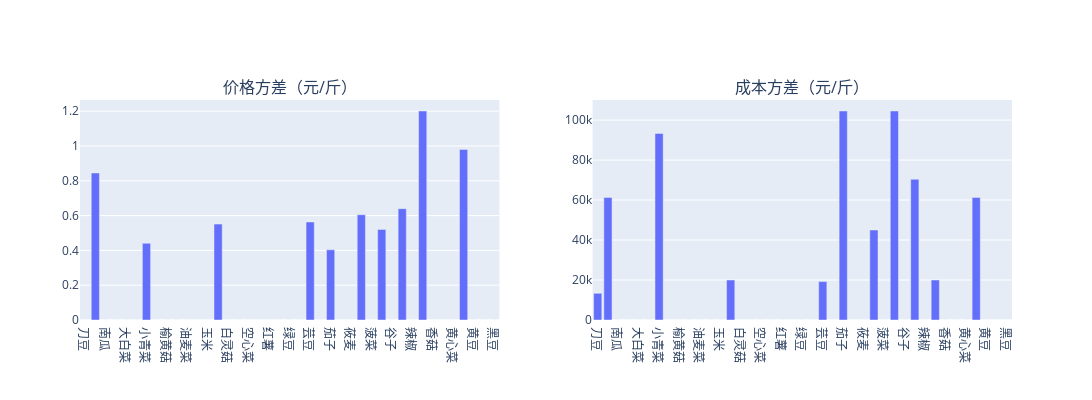
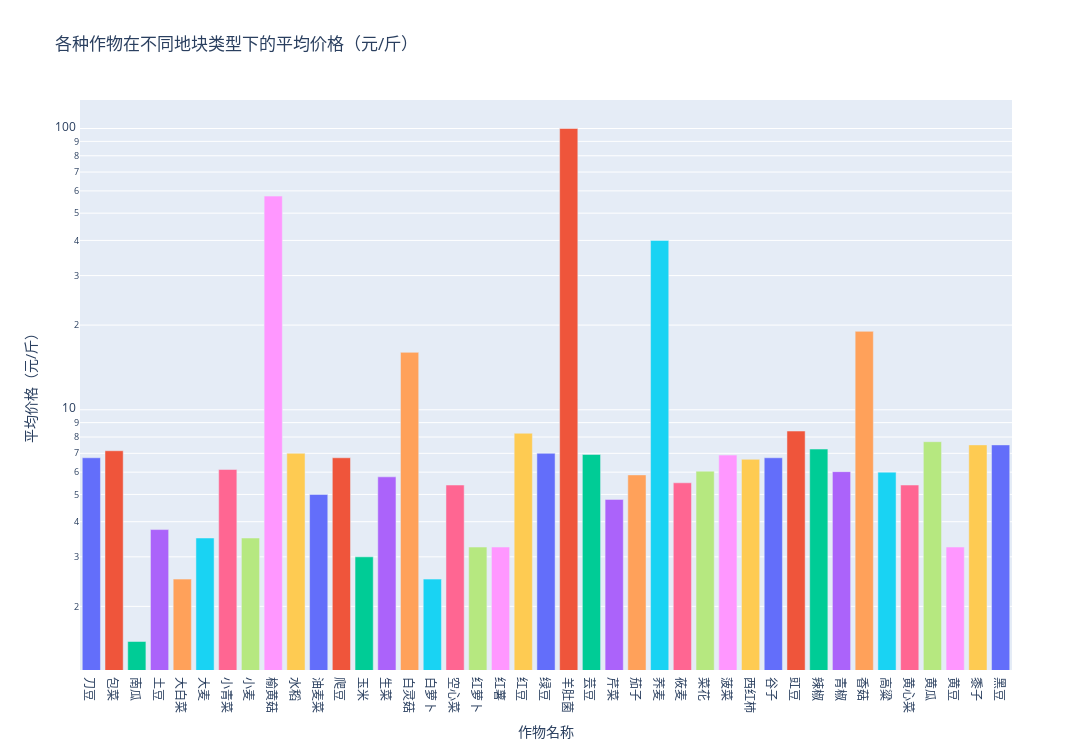

The notebook cell these images were saved under, in order:
### Markdown cell above
## 成本与售价

### Code cell
import plotly.express as px
from plotly.subplots import make_subplots

# 计算每种作物在不同类型地块上面的价格方差
price_var = df.groupby(["Crop Name"])["Price"].var().fillna(0)
cost_var = df.groupby(["Crop Name"])["Cost"].var().fillna(0)

# 使用 Plotly Express 创建第一个图表
fig1 = px.bar(
    x=price_var.index,
    y=price_var,
    labels={"x": "作物", "y": "价格方差（元/斤）"},
)

# 使用 Plotly Express 创建第二个图表
fig2 = px.bar(
    x=cost_var.index,
    y=cost_var,
    labels={"x": "作物", "y": "价格方差（元/斤）"},
)

# 创建子图
fig = make_subplots(
    rows=1,
    cols=2,
    subplot_titles=("价格方差（元/斤）", "成本方差（元/斤）"),
)

# 将第一个图表添加到子图中
for trace in fig1.data:
    fig.add_trace(trace, row=1, col=1)

# 将第二个图表添加到子图中
for trace in fig2.data:
    fig.add_trace(trace, row=1, col=2)

# 设置子图的高度和宽度
fig.update_layout(
    height=400,  # 设置高度
    width=1500,
)

fig.show()


# 计算每种作物在不同地块类型的平均价格
avg_price_df = df.groupby(["Crop Name"])["Price"].agg("mean")
fig = px.bar(
    avg_price_df,
    color=avg_price_df.index,
    title="各种作物在不同地块类型下的平均价格（元/斤）",
    labels={
        "Field Type": "地块类型",
        "value": "平均价格（元/斤）",
        "Crop Name": "作物名称",
    },
    log_y=True,
    height=750,
    width=1500,
)
fig.update_layout(showlegend=False)
fig.show()

### Figure 1 — Plotly figure (JSON) as saved in the notebook; plotly's stock layout.template omitted (floating-point values rounded to 4 significant figures)
{"data": [{"alignmentgroup": "True", "hovertemplate": "作物=%{x}<br>价格方差（元/斤）=%{y}<extra></extra>", "legendgroup": "", "marker": {"color": "#636efa", "pattern": {"shape": ""}}, "name": "", "offsetgroup": "", "orientation": "v", "showlegend": false, "textposition": "auto", "type": "bar", "x": ["刀豆", "包菜", "南瓜", "土豆", "大白菜", "大麦", "小青菜", "小麦", "榆黄菇", "水稻", "油麦菜", "爬豆", "玉米", "生菜", "白灵菇", "白萝卜", "空心菜", "红萝卜", "红薯", "红豆", "绿豆", "羊肚菌", "芸豆", "芹菜", "茄子", "荞麦", "莜麦", "菜花", "菠菜", "西红柿", "谷子", "豇豆", "辣椒", "青椒", "香菇", "高粱", "黄心菜", "黄瓜", "黄豆", "黍子", "黑豆"], "xaxis": "x", "y": [0, 0.845, 0, 0, 0, 0, 0.4408, 0, 0, 0, 0, 0, 0, 0.5513, 0, 0, 0, 0, 0, 0, 0, 0, 0.5633, 0, 0.4033, 0, 0, 0.605, 0, 0.5208, 0, 0.64, 0, 1.201, 0, 0, 0, 0.98, 0, 0, 0], "yaxis": "y"}, {"alignmentgroup": "True", "hovertemplate": "作物=%{x}<br>价格方差（元/斤）=%{y}<extra></extra>", "legendgroup": "", "marker": {"color": "#636efa", "pattern": {"shape": ""}}, "name": "", "offsetgroup": "", "orientation": "v", "showlegend": false, "textposition": "auto", "type": "bar", "x": ["刀豆", "包菜", "南瓜", "土豆", "大白菜", "大麦", "小青菜", "小麦", "榆黄菇", "水稻", "油麦菜", "爬豆", "玉米", "生菜", "白灵菇", "白萝卜", "空心菜", "红萝卜", "红薯", "红豆", "绿豆", "羊肚菌", "芸豆", "芹菜", "茄子", "荞麦", "莜麦", "菜花", "菠菜", "西红柿", "谷子", "豇豆", "辣椒", "青椒", "香菇", "高粱", "黄心菜", "黄瓜", "黄豆", "黍子", "黑豆"], "xaxis": "x2", "y": [13330.0, 61250, 0, 0, 0, 0, 93330.0, 0, 0, 0, 0, 0, 0, 20000, 0, 0, 0, 0, 0, 0, 0, 0, 19200, 0, 104500.0, 0, 0, 45000, 0, 104500.0, 0, 70400.0, 0, 20000, 0, 0, 0, 61250, 0, 0, 0], "yaxis": "y2"}], "layout": {"annotations": [{"font": {"size": 16}, "showarrow": false, "text": "价格方差（元/斤）", "x": 0.225, "xanchor": "center", "xref": "paper", "y": 1, "yanchor": "bottom", "yref": "paper"}, {"font": {"size": 16}, "showarrow": false, "text": "成本方差（元/斤）", "x": 0.775, "xanchor": "center", "xref": "paper", "y": 1, "yanchor": "bottom", "yref": "paper"}], "height": 400, "width": 1500, "xaxis": {"anchor": "y", "domain": [0, 0.45]}, "xaxis2": {"anchor": "y2", "domain": [0.55, 1]}, "yaxis": {"anchor": "x", "domain": [0, 1]}, "yaxis2": {"anchor": "x2", "domain": [0, 1]}}}

### Figure 2 — Plotly figure (JSON) as saved in the notebook; plotly's stock layout.template omitted (floating-point values rounded to 4 significant figures)
{"data": [{"alignmentgroup": "True", "hovertemplate": "作物名称=%{x}<br>平均价格（元/斤）=%{y}<extra></extra>", "legendgroup": "刀豆", "marker": {"color": "#636efa", "pattern": {"shape": ""}}, "name": "刀豆", "offsetgroup": "刀豆", "orientation": "v", "showlegend": true, "textposition": "auto", "type": "bar", "x": ["刀豆"], "xaxis": "x", "y": [6.75], "yaxis": "y"}, {"alignmentgroup": "True", "hovertemplate": "作物名称=%{x}<br>平均价格（元/斤）=%{y}<extra></extra>", "legendgroup": "包菜", "marker": {"color": "#EF553B", "pattern": {"shape": ""}}, "name": "包菜", "offsetgroup": "包菜", "orientation": "v", "showlegend": true, "textposition": "auto", "type": "bar", "x": ["包菜"], "xaxis": "x", "y": [7.15], "yaxis": "y"}, {"alignmentgroup": "True", "hovertemplate": "作物名称=%{x}<br>平均价格（元/斤）=%{y}<extra></extra>", "legendgroup": "南瓜", "marker": {"color": "#00cc96", "pattern": {"shape": ""}}, "name": "南瓜", "offsetgroup": "南瓜", "orientation": "v", "showlegend": true, "textposition": "auto", "type": "bar", "x": ["南瓜"], "xaxis": "x", "y": [1.5], "yaxis": "y"}, {"alignmentgroup": "True", "hovertemplate": "作物名称=%{x}<br>平均价格（元/斤）=%{y}<extra></extra>", "legendgroup": "土豆", "marker": {"color": "#ab63fa", "pattern": {"shape": ""}}, "name": "土豆", "offsetgroup": "土豆", "orientation": "v", "showlegend": true, "textposition": "auto", "type": "bar", "x": ["土豆"], "xaxis": "x", "y": [3.75], "yaxis": "y"}, {"alignmentgroup": "True", "hovertemplate": "作物名称=%{x}<br>平均价格（元/斤）=%{y}<extra></extra>", "legendgroup": "大白菜", "marker": {"color": "#FFA15A", "pattern": {"shape": ""}}, "name": "大白菜", "offsetgroup": "大白菜", "orientation": "v", "showlegend": true, "textposition": "auto", "type": "bar", "x": ["大白菜"], "xaxis": "x", "y": [2.5], "yaxis": "y"}, {"alignmentgroup": "True", "hovertemplate": "作物名称=%{x}<br>平均价格（元/斤）=%{y}<extra></extra>", "legendgroup": "大麦", "marker": {"color": "#19d3f3", "pattern": {"shape": ""}}, "name": "大麦", "offsetgroup": "大麦", "orientation": "v", "showlegend": true, "textposition": "auto", "type": "bar", "x": ["大麦"], "xaxis": "x", "y": [3.5], "yaxis": "y"}, {"alignmentgroup": "True", "hovertemplate": "作物名称=%{x}<br>平均价格（元/斤）=%{y}<extra></extra>", "legendgroup": "小青菜", "marker": {"color": "#FF6692", "pattern": {"shape": ""}}, "name": "小青菜", "offsetgroup": "小青菜", "orientation": "v", "showlegend": true, "textposition": "auto", "type": "bar", "x": ["小青菜"], "xaxis": "x", "y": [6.133], "yaxis": "y"}, {"alignmentgroup": "True", "hovertemplate": "作物名称=%{x}<br>平均价格（元/斤）=%{y}<extra></extra>", "legendgroup": "小麦", "marker": {"color": "#B6E880", "pattern": {"shape": ""}}, "name": "小麦", "offsetgroup": "小麦", "orientation": "v", "showlegend": true, "textposition": "auto", "type": "bar", "x": ["小麦"], "xaxis": "x", "y": [3.5], "yaxis": "y"}, {"alignmentgroup": "True", "hovertemplate": "作物名称=%{x}<br>平均价格（元/斤）=%{y}<extra></extra>", "legendgroup": "榆黄菇", "marker": {"color": "#FF97FF", "pattern": {"shape": ""}}, "name": "榆黄菇", "offsetgroup": "榆黄菇", "orientation": "v", "showlegend": true, "textposition": "auto", "type": "bar", "x": ["榆黄菇"], "xaxis": "x", "y": [57.5], "yaxis": "y"}, {"alignmentgroup": "True", "hovertemplate": "作物名称=%{x}<br>平均价格（元/斤）=%{y}<extra></extra>", "legendgroup": "水稻", "marker": {"color": "#FECB52", "pattern": {"shape": ""}}, "name": "水稻", "offsetgroup": "水稻", "orientation": "v", "showlegend": true, "textposition": "auto", "type": "bar", "x": ["水稻"], "xaxis": "x", "y": [7], "yaxis": "y"}, {"alignmentgroup": "True", "hovertemplate": "作物名称=%{x}<br>平均价格（元/斤）=%{y}<extra></extra>", "legendgroup": "油麦菜", "marker": {"color": "#636efa", "pattern": {"shape": ""}}, "name": "油麦菜", "offsetgroup": "油麦菜", "orientation": "v", "showlegend": true, "textposition": "auto", "type": "bar", "x": ["油麦菜"], "xaxis": "x", "y": [5], "yaxis": "y"}, {"alignmentgroup": "True", "hovertemplate": "作物名称=%{x}<br>平均价格（元/斤）=%{y}<extra></extra>", "legendgroup": "爬豆", "marker": {"color": "#EF553B", "pattern": {"shape": ""}}, "name": "爬豆", "offsetgroup": "爬豆", "orientation": "v", "showlegend": true, "textposition": "auto", "type": "bar", "x": ["爬豆"], "xaxis": "x", "y": [6.75], "yaxis": "y"}, {"alignmentgroup": "True", "hovertemplate": "作物名称=%{x}<br>平均价格（元/斤）=%{y}<extra></extra>", "legendgroup": "玉米", "marker": {"color": "#00cc96", "pattern": {"shape": ""}}, "name": "玉米", "offsetgroup": "玉米", "orientation": "v", "showlegend": true, "textposition": "auto", "type": "bar", "x": ["玉米"], "xaxis": "x", "y": [3], "yaxis": "y"}, {"alignmentgroup": "True", "hovertemplate": "作物名称=%{x}<br>平均价格（元/斤）=%{y}<extra></extra>", "legendgroup": "生菜", "marker": {"color": "#ab63fa", "pattern": {"shape": ""}}, "name": "生菜", "offsetgroup": "生菜", "orientation": "v", "showlegend": true, "textposition": "auto", "type": "bar", "x": ["生菜"], "xaxis": "x", "y": [5.775], "yaxis": "y"}, {"alignmentgroup": "True", "hovertemplate": "作物名称=%{x}<br>平均价格（元/斤）=%{y}<extra></extra>", "legendgroup": "白灵菇", "marker": {"color": "#FFA15A", "pattern": {"shape": ""}}, "name": "白灵菇", "offsetgroup": "白灵菇", "orientation": "v", "showlegend": true, "textposition": "auto", "type": "bar", "x": ["白灵菇"], "xaxis": "x", "y": [16], "yaxis": "y"}, {"alignmentgroup": "True", "hovertemplate": "作物名称=%{x}<br>平均价格（元/斤）=%{y}<extra></extra>", "legendgroup": "白萝卜", "marker": {"color": "#19d3f3", "pattern": {"shape": ""}}, "name": "白萝卜", "offsetgroup": "白萝卜", "orientation": "v", "showlegend": true, "textposition": "auto", "type": "bar", "x": ["白萝卜"], "xaxis": "x", "y": [2.5], "yaxis": "y"}, {"alignmentgroup": "True", "hovertemplate": "作物名称=%{x}<br>平均价格（元/斤）=%{y}<extra></extra>", "legendgroup": "空心菜", "marker": {"color": "#FF6692", "pattern": {"shape": ""}}, "name": "空心菜", "offsetgroup": "空心菜", "orientation": "v", "showlegend": true, "textposition": "auto", "type": "bar", "x": ["空心菜"], "xaxis": "x", "y": [5.4], "yaxis": "y"}, {"alignmentgroup": "True", "hovertemplate": "作物名称=%{x}<br>平均价格（元/斤）=%{y}<extra></extra>", "legendgroup": "红萝卜", "marker": {"color": "#B6E880", "pattern": {"shape": ""}}, "name": "红萝卜", "offsetgroup": "红萝卜", "orientation": "v", "showlegend": true, "textposition": "auto", "type": "bar", "x": ["红萝卜"], "xaxis": "x", "y": [3.25], "yaxis": "y"}, {"alignmentgroup": "True", "hovertemplate": "作物名称=%{x}<br>平均价格（元/斤）=%{y}<extra></extra>", "legendgroup": "红薯", "marker": {"color": "#FF97FF", "pattern": {"shape": ""}}, "name": "红薯", "offsetgroup": "红薯", "orientation": "v", "showlegend": true, "textposition": "auto", "type": "bar", "x": ["红薯"], "xaxis": "x", "y": [3.25], "yaxis": "y"}, {"alignmentgroup": "True", "hovertemplate": "作物名称=%{x}<br>平均价格（元/斤）=%{y}<extra></extra>", "legendgroup": "红豆", "marker": {"color": "#FECB52", "pattern": {"shape": ""}}, "name": "红豆", "offsetgroup": "红豆", "orientation": "v", "showlegend": true, "textposition": "auto", "type": "bar", "x": ["红豆"], "xaxis": "x", "y": [8.25], "yaxis": "y"}, {"alignmentgroup": "True", "hovertemplate": "作物名称=%{x}<br>平均价格（元/斤）=%{y}<extra></extra>", "legendgroup": "绿豆", "marker": {"color": "#636efa", "pattern": {"shape": ""}}, "name": "绿豆", "offsetgroup": "绿豆", "orientation": "v", "showlegend": true, "textposition": "auto", "type": "bar", "x": ["绿豆"], "xaxis": "x", "y": [7], "yaxis": "y"}, {"alignmentgroup": "True", "hovertemplate": "作物名称=%{x}<br>平均价格（元/斤）=%{y}<extra></extra>", "legendgroup": "羊肚菌", "marker": {"color": "#EF553B", "pattern": {"shape": ""}}, "name": "羊肚菌", "offsetgroup": "羊肚菌", "orientation": "v", "showlegend": true, "textposition": "auto", "type": "bar", "x": ["羊肚菌"], "xaxis": "x", "y": [100], "yaxis": "y"}, {"alignmentgroup": "True", "hovertemplate": "作物名称=%{x}<br>平均价格（元/斤）=%{y}<extra></extra>", "legendgroup": "芸豆", "marker": {"color": "#00cc96", "pattern": {"shape": ""}}, "name": "芸豆", "offsetgroup": "芸豆", "orientation": "v", "showlegend": true, "textposition": "auto", "type": "bar", "x": ["芸豆"], "xaxis": "x", "y": [6.933], "yaxis": "y"}, {"alignmentgroup": "True", "hovertemplate": "作物名称=%{x}<br>平均价格（元/斤）=%{y}<extra></extra>", "legendgroup": "芹菜", "marker": {"color": "#ab63fa", "pattern": {"shape": ""}}, "name": "芹菜", "offsetgroup": "芹菜", "orientation": "v", "showlegend": true, "textposition": "auto", "type": "bar", "x": ["芹菜"], "xaxis": "x", "y": [4.8], "yaxis": "y"}, {"alignmentgroup": "True", "hovertemplate": "作物名称=%{x}<br>平均价格（元/斤）=%{y}<extra></extra>", "legendgroup": "茄子", "marker": {"color": "#FFA15A", "pattern": {"shape": ""}}, "name": "茄子", "offsetgroup": "茄子", "orientation": "v", "showlegend": true, "textposition": "auto", "type": "bar", "x": ["茄子"], "xaxis": "x", "y": [5.867], "yaxis": "y"}, {"alignmentgroup": "True", "hovertemplate": "作物名称=%{x}<br>平均价格（元/斤）=%{y}<extra></extra>", "legendgroup": "荞麦", "marker": {"color": "#19d3f3", "pattern": {"shape": ""}}, "name": "荞麦", "offsetgroup": "荞麦", "orientation": "v", "showlegend": true, "textposition": "auto", "type": "bar", "x": ["荞麦"], "xaxis": "x", "y": [40], "yaxis": "y"}, {"alignmentgroup": "True", "hovertemplate": "作物名称=%{x}<br>平均价格（元/斤）=%{y}<extra></extra>", "legendgroup": "莜麦", "marker": {"color": "#FF6692", "pattern": {"shape": ""}}, "name": "莜麦", "offsetgroup": "莜麦", "orientation": "v", "showlegend": true, "textposition": "auto", "type": "bar", "x": ["莜麦"], "xaxis": "x", "y": [5.5], "yaxis": "y"}, {"alignmentgroup": "True", "hovertemplate": "作物名称=%{x}<br>平均价格（元/斤）=%{y}<extra></extra>", "legendgroup": "菜花", "marker": {"color": "#B6E880", "pattern": {"shape": ""}}, "name": "菜花", "offsetgroup": "菜花", "orientation": "v", "showlegend": true, "textposition": "auto", "type": "bar", "x": ["菜花"], "xaxis": "x", "y": [6.05], "yaxis": "y"}, {"alignmentgroup": "True", "hovertemplate": "作物名称=%{x}<br>平均价格（元/斤）=%{y}<extra></extra>", "legendgroup": "菠菜", "marker": {"color": "#FF97FF", "pattern": {"shape": ""}}, "name": "菠菜", "offsetgroup": "菠菜", "orientation": "v", "showlegend": true, "textposition": "auto", "type": "bar", "x": ["菠菜"], "xaxis": "x", "y": [6.9], "yaxis": "y"}, {"alignmentgroup": "True", "hovertemplate": "作物名称=%{x}<br>平均价格（元/斤）=%{y}<extra></extra>", "legendgroup": "西红柿", "marker": {"color": "#FECB52", "pattern": {"shape": ""}}, "name": "西红柿", "offsetgroup": "西红柿", "orientation": "v", "showlegend": true, "textposition": "auto", "type": "bar", "x": ["西红柿"], "xaxis": "x", "y": [6.667], "yaxis": "y"}, {"alignmentgroup": "True", "hovertemplate": "作物名称=%{x}<br>平均价格（元/斤）=%{y}<extra></extra>", "legendgroup": "谷子", "marker": {"color": "#636efa", "pattern": {"shape": ""}}, "name": "谷子", "offsetgroup": "谷子", "orientation": "v", "showlegend": true, "textposition": "auto", "type": "bar", "x": ["谷子"], "xaxis": "x", "y": [6.75], "yaxis": "y"}, {"alignmentgroup": "True", "hovertemplate": "作物名称=%{x}<br>平均价格（元/斤）=%{y}<extra></extra>", "legendgroup": "豇豆", "marker": {"color": "#EF553B", "pattern": {"shape": ""}}, "name": "豇豆", "offsetgroup": "豇豆", "orientation": "v", "showlegend": true, "textposition": "auto", "type": "bar", "x": ["豇豆"], "xaxis": "x", "y": [8.4], "yaxis": "y"}, {"alignmentgroup": "True", "hovertemplate": "作物名称=%{x}<br>平均价格（元/斤）=%{y}<extra></extra>", "legendgroup": "辣椒", "marker": {"color": "#00cc96", "pattern": {"shape": ""}}, "name": "辣椒", "offsetgroup": "辣椒", "orientation": "v", "showlegend": true, "textposition": "auto", "type": "bar", "x": ["辣椒"], "xaxis": "x", "y": [7.25], "yaxis": "y"}, {"alignmentgroup": "True", "hovertemplate": "作物名称=%{x}<br>平均价格（元/斤）=%{y}<extra></extra>", "legendgroup": "青椒", "marker": {"color": "#ab63fa", "pattern": {"shape": ""}}, "name": "青椒", "offsetgroup": "青椒", "orientation": "v", "showlegend": true, "textposition": "auto", "type": "bar", "x": ["青椒"], "xaxis": "x", "y": [6.025], "yaxis": "y"}, {"alignmentgroup": "True", "hovertemplate": "作物名称=%{x}<br>平均价格（元/斤）=%{y}<extra></extra>", "legendgroup": "香菇", "marker": {"color": "#FFA15A", "pattern": {"shape": ""}}, "name": "香菇", "offsetgroup": "香菇", "orientation": "v", "showlegend": true, "textposition": "auto", "type": "bar", "x": ["香菇"], "xaxis": "x", "y": [19], "yaxis": "y"}, {"alignmentgroup": "True", "hovertemplate": "作物名称=%{x}<br>平均价格（元/斤）=%{y}<extra></extra>", "legendgroup": "高粱", "marker": {"color": "#19d3f3", "pattern": {"shape": ""}}, "name": "高粱", "offsetgroup": "高粱", "orientation": "v", "showlegend": true, "textposition": "auto", "type": "bar", "x": ["高粱"], "xaxis": "x", "y": [6], "yaxis": "y"}, {"alignmentgroup": "True", "hovertemplate": "作物名称=%{x}<br>平均价格（元/斤）=%{y}<extra></extra>", "legendgroup": "黄心菜", "marker": {"color": "#FF6692", "pattern": {"shape": ""}}, "name": "黄心菜", "offsetgroup": "黄心菜", "orientation": "v", "showlegend": true, "textposition": "auto", "type": "bar", "x": ["黄心菜"], "xaxis": "x", "y": [5.4], "yaxis": "y"}, {"alignmentgroup": "True", "hovertemplate": "作物名称=%{x}<br>平均价格（元/斤）=%{y}<extra></extra>", "legendgroup": "黄瓜", "marker": {"color": "#B6E880", "pattern": {"shape": ""}}, "name": "黄瓜", "offsetgroup": "黄瓜", "orientation": "v", "showlegend": true, "textposition": "auto", "type": "bar", "x": ["黄瓜"], "xaxis": "x", "y": [7.7], "yaxis": "y"}, {"alignmentgroup": "True", "hovertemplate": "作物名称=%{x}<br>平均价格（元/斤）=%{y}<extra></extra>", "legendgroup": "黄豆", "marker": {"color": "#FF97FF", "pattern": {"shape": ""}}, "name": "黄豆", "offsetgroup": "黄豆", "orientation": "v", "showlegend": true, "textposition": "auto", "type": "bar", "x": ["黄豆"], "xaxis": "x", "y": [3.25], "yaxis": "y"}, {"alignmentgroup": "True", "hovertemplate": "作物名称=%{x}<br>平均价格（元/斤）=%{y}<extra></extra>", "legendgroup": "黍子", "marker": {"color": "#FECB52", "pattern": {"shape": ""}}, "name": "黍子", "offsetgroup": "黍子", "orientation": "v", "showlegend": true, "textposition": "auto", "type": "bar", "x": ["黍子"], "xaxis": "x", "y": [7.5], "yaxis": "y"}, {"alignmentgroup": "True", "hovertemplate": "作物名称=%{x}<br>平均价格（元/斤）=%{y}<extra></extra>", "legendgroup": "黑豆", "marker": {"color": "#636efa", "pattern": {"shape": ""}}, "name": "黑豆", "offsetgroup": "黑豆", "orientation": "v", "showlegend": true, "textposition": "auto", "type": "bar", "x": ["黑豆"], "xaxis": "x", "y": [7.5], "yaxis": "y"}], "layout": {"barmode": "relative", "height": 750, "legend": {"title": {"text": "作物名称"}, "tracegroupgap": 0}, "showlegend": false, "title": {"text": "各种作物在不同地块类型下的平均价格（元/斤）"}, "width": 1500, "xaxis": {"anchor": "y", "categoryarray": ["刀豆", "包菜", "南瓜", "土豆", "大白菜", "大麦", "小青菜", "小麦", "榆黄菇", "水稻", "油麦菜", "爬豆", "玉米", "生菜", "白灵菇", "白萝卜", "空心菜", "红萝卜", "红薯", "红豆", "绿豆", "羊肚菌", "芸豆", "芹菜", "茄子", "荞麦", "莜麦", "菜花", "菠菜", "西红柿", "谷子", "豇豆", "辣椒", "青椒", "香菇", "高粱", "黄心菜", "黄瓜", "黄豆", "黍子", "黑豆"], "categoryorder": "array", "domain": [0, 1], "title": {"text": "作物名称"}}, "yaxis": {"anchor": "x", "domain": [0, 1], "title": {"text": "平均价格（元/斤）"}, "type": "log"}}}
